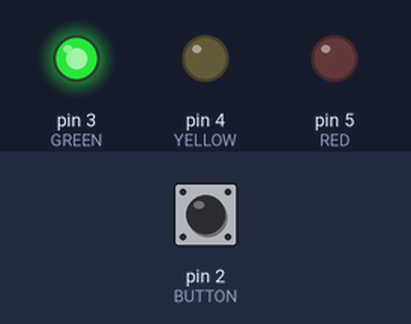
A sketch run on a simulated Arduino Uno, built with avr-gcc and run on an emulated ATmega328P. Parts: output pins drawn as LEDs (lit = HIGH). Dashed ring = blinking. Inputs (shaded band) come from the test bench; at power-on: pin 2 (BUTTON) LOW.

Above: at 2.7 s.
2.8 s: pin 2 (BUTTON) pulled HIGH for 0.15 s
At 3.2 s:
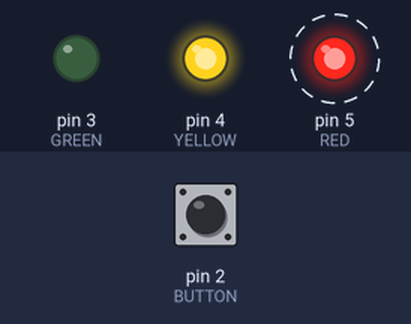
At 5.55 s:
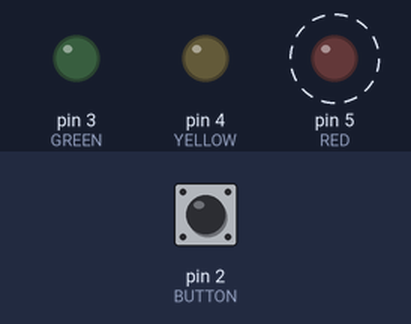
5.8 s: pin 2 (BUTTON) pulled HIGH for 3.2 s
At 6.25 s:
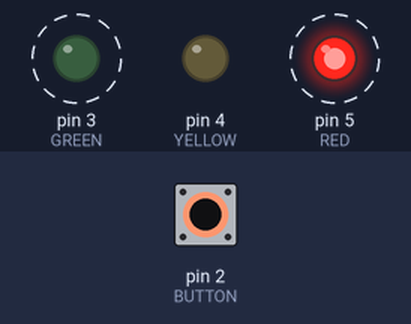
Timing chart, 0 to 10.3 s (numbered marks = the images above; inputs shaded):
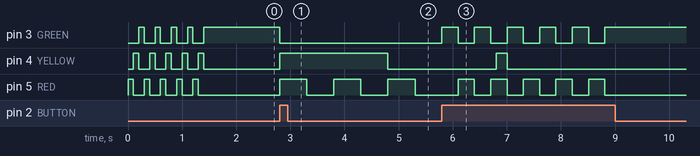

The sketch:

Project01.ino
```cpp
#define BUTTON 2
#define GREEN 3
#define YELLOW 4
#define RED 5

static bool     greenMode = true;
unsigned long   redDelay = 1000;
unsigned long   yellowDelay = 1000;
unsigned long   blinkDelay = 50;
int             defaultRedMode = LOW;
int             defaultYellowMode = LOW;
int             redMode = defaultRedMode;
int             yellowMode = defaultYellowMode;

//setup runs once on program start
void  setup() {
  pinMode(BUTTON,INPUT); //pinMode() sets the mode of a digital pin on the Arduino board
  pinMode(GREEN,OUTPUT);
  pinMode(YELLOW,OUTPUT);
  pinMode(RED,OUTPUT);
  startupFlash();
  bonus(2); //0 for mandatory, 1 and 2 for the bonus parts
}

//loops during runtime of program
void  loop() {
  int buttonState = digitalRead(BUTTON);

  if (buttonState == HIGH)
    buttonPressed();
  if (!greenMode)
    redYellowPartyWoo();
}

void  buttonPressed() {
  static unsigned long  lastPressedTime = 0;
  const unsigned long   buttonCooldown = 300;

  if (!isCooldownOver(lastPressedTime, buttonCooldown))
    return ;
  lastPressedTime = getCurrentTime();
  changeMode();
}

void  changeMode() {
  greenMode = !greenMode;
  if (greenMode)
  {
    digitalWrite(GREEN, HIGH); //digitalWrite writes digital values(HIGH,LOW) to the digital pins(like our LEDs and BUTTON) on the Arduino board
    digitalWrite(YELLOW, LOW);
    digitalWrite(RED, LOW);
  }
  else
  {
    digitalWrite(GREEN, LOW);
    yellowMode = defaultYellowMode;
    redMode = defaultRedMode;
  }
}

void  redYellowPartyWoo() {
  redParty();
  yellowParty();
}

void  redParty() {
  static unsigned long  lastChangeTime = 0;

  if (!isCooldownOver(lastChangeTime, redDelay))
    return ;
  lastChangeTime = getCurrentTime();
  redMode = !redMode;
  digitalWrite(RED, redMode);
}

void  yellowParty() {
  static unsigned long  lastChangeTime = 0;

  if (!isCooldownOver(lastChangeTime, yellowDelay))
    return ;
  lastChangeTime = getCurrentTime();
  yellowMode = !yellowMode;
  digitalWrite(YELLOW, yellowMode);
}

int getCurrentTime() {
  return(millis());
}

bool  isCooldownOver(unsigned long lastTime, const unsigned long cooldown) {
  return (getCurrentTime() - lastTime > cooldown);
}

void  bonus(int bonusEx) {
  if (bonusEx == 1 || bonusEx == 2)
    yellowDelay = 2000;
  if (bonusEx == 1)
  {
    defaultYellowMode = HIGH;
    redDelay = 2000;
  }
  if (bonusEx == 2)
    redDelay = 500;
}

//fun flashy colours :))))
void  startupFlash() {
  int i = 5;

  while (i--)
  {
    digitalWrite(RED, HIGH);
    digitalWrite(GREEN, LOW);
    delay(100);
    digitalWrite(RED, LOW);
    digitalWrite(YELLOW, HIGH);
    delay(100);
    digitalWrite(GREEN, HIGH);
    digitalWrite(YELLOW, LOW);
    delay(100);
  }
}
```

Measured:
- after the input at 2.8 s, pin 3 (GREEN): HIGH → LOW at once; pin 4 (YELLOW): LOW → HIGH at once, → LOW 2.0 s later; pin 5 (RED): alternates HIGH for 0.50 s and LOW for 0.50 s, starting at once
- after the input at 5.8 s, pin 3 (GREEN): alternates HIGH for 0.30 s and LOW for 0.30 s, 11 changes in all, then stays HIGH, starting at once; pin 5 (RED): alternates HIGH for 0.30 s and LOW for 0.30 s, 10 changes in all, then stays LOW, starting after 0.30 s
